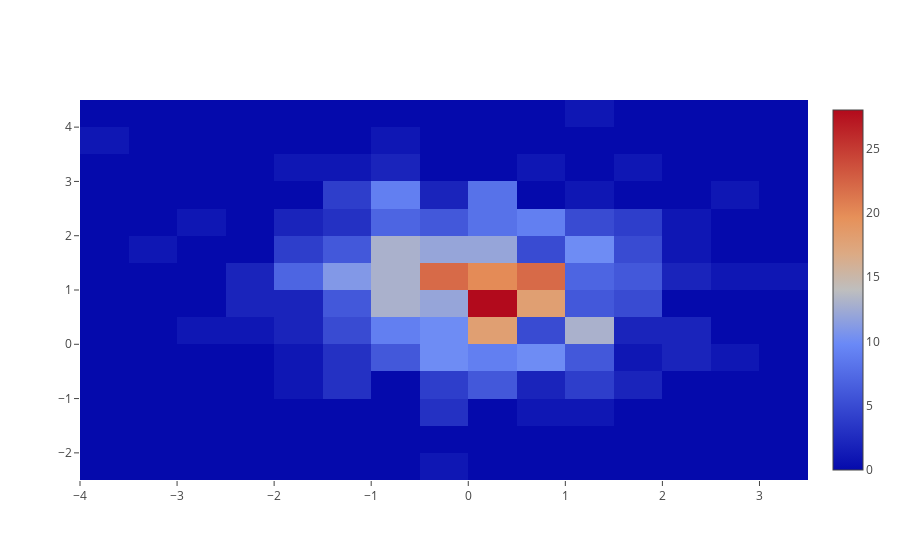

The notebook cell saved with this chart:
### Markdown cell above
# 2D Histogram of a Bivariate Normal Distribution

### Code cell
import plotly.graph_objs as go

import numpy as np

x = np.random.randn(500)
y = np.random.randn(500)+1

data = [
    go.Histogram2d(
        x=x,
        y=y
    )
]
pyo.iplot(data)

### Figure 1 — Plotly figure (JSON) as saved in the notebook; plotly's stock layout.template omitted (floating-point values rounded to 4 significant figures; data arrays with more than 128 entries replaced by an {"elided": "..."} marker saying what was removed)
{"data": [{"type": "histogram2d", "uid": "7f78347b-a49b-4256-9821-f28f951d3396", "x": {"elided": "500 float values"}, "y": {"elided": "500 float values"}}], "layout": {}}
